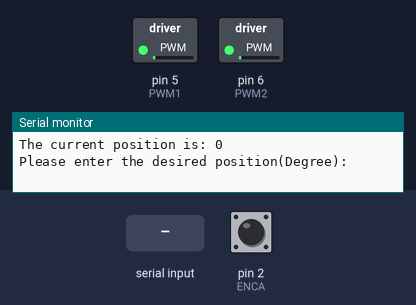
A sketch run on a simulated Arduino Uno, built with avr-gcc and run on an emulated ATmega328P. Shown: switched loads named in the sketch (green lamp = pin HIGH), the last lines printed to the serial monitor. The test bench sets the inputs (shaded band); at power-on: pin 2 (ENCA) HIGH.

Above: at 2.2 s.
2.3 s: "90,45\n" received over Serial
At 3.6 s:
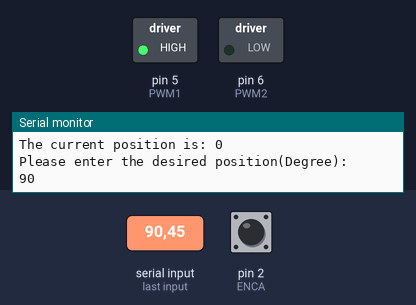
Timing chart, 0 to 5.3 s (numbered marks = the images above; inputs shaded):
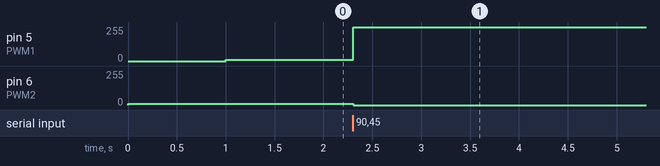

The sketch:

exercise1.ino
```cpp
// (C) Jessie Johnsson, Yingchao Ji, group: 10 (2024)
// Work package 6
// Exercise 1
// Submission code: 145637

#define ENCA 2   //define the pin for ENCA
#define ENCB 3    //define the pin for ENCB
#define PWM1 5    //define the pin for  PWM1
#define PWM2 6    //define the pin for   PWM2

//initiaize varaibles for the encoder postion and motor control

int pos = 0; // Position in ticks
int deg = 0; // Position in degrees

int degtarget = 0; // Target position in degrees

int speed = 0; // Desired motor speed

// controller parmeters
int kp = 5; // Proportional constant for controller (tuning parameter)
int u_out = 0; // output of controller

int e = 0; // error
int a = 0; // a-encoder signal
int b = 0; // b-encoder signal

void setup() {

  Serial.begin(9600); // start serila communication

  pinMode(ENCA,INPUT_PULLUP);  //set ENCA as input with pull-up resistors
  pinMode(ENCB,INPUT_PULLUP);  //set ENCB  as input with pull-up resistors

  pinMode(PWM1,OUTPUT);  //set PWM1 pins as output
  pinMode(PWM2,OUTPUT);  //set PWM2 pins as output
  // Attach an interrupt to ENCA pin to read encoder position on state change
  attachInterrupt(digitalPinToInterrupt(ENCA), ISR_readEncoder, RISING);

 // start the motor, but not to zero because then TinkerCad dies....
  analogWrite(PWM2, 10);  // read pwm2
  delay(1000); // TinkerCad...bug
  analogWrite(PWM1, 10);  // read pwm1
}

void loop() {


  // Check if motor rotated all the way around, and reset counter
    if (pos > 2299  ){   // if pos is great 2299
      pos = 0;  // pos equal 0
    }

  if(pos <-2299){  // if pos is less than -2299
  pos = 0;          // pos equal 0
  }
  if(deg>359 || deg <-359){   //reset degree count after a full rotation
  deg = 0;        // degree  equal 0
  }

  // Print current position
  Serial.print("The current position is: ");
  Serial.print(deg);  // output degree
  Serial.print("\n");

  // Get input
  degtarget = getInput()+deg;

  // Calculate initial error
  e = degtarget - deg;

  // Loop until error is zero
  while(e){

    // Map current position into degrees
    deg = map(pos,0,2299,0,360);

  	// Get necessary speed signal
  	speed = getAction(e);

  	// Send speed signal to motor
    // Rotating clockwise
    if(speed >= 0){
    	if (speed < 100) // motor does not react with too low inputs
      	speed = 100;    // speed will equal 100
      analogWrite(PWM2, 0);    // read PWM2 as 0
      analogWrite(PWM1, speed);  // read PWM1  with speed
  	}

    // Rotating counter-clockwise
  	else{
    	if (-speed < 100) // motor does not react with too low inputs
      	speed = -100;    // speed equal -100
      analogWrite(PWM1, 0);  //  read pwm1 as 0
      analogWrite(PWM2, -speed);   //read pwm2 as -speed
    }

    // Calculate new error
  	e = degtarget - deg;
  }

   if (e == 0) { // if error is 0
    //stop the motor from continously rotating
  	analogWrite(PWM1, 10);
    delay(200);
    analogWrite(PWM2, 10);
  }

}

int getInput(){  // Function to read target position from serial input

  int ready = 0;  // flag to check if input is ready
  char buf[4];   // buffer to store input characters
  int input = -1;  // vaiable to store the converted input value

  Serial.print("Please enter the desired position(Degree): \n");

  while(!ready){  // loop until input is received
    ready = Serial.readBytes(buf,4);  // read up to 4 bytes from serila input into buffer
    input = atoi(&buf[0]);   // convert the input string to an integer
  }
 	Serial.println(input);  // print out the input
  return input;   // return input
}
// Function to calculate the action (motor speed) based on the error between target and current position.
int getAction(int error){

  u_out = kp * error;  // Calculate controller output
  if (u_out > 254){ //u_out cannot be more than 255...
  	return 255;    // return the value
  }
  else if (u_out < -254){ //...or less than -254
    return -255;    // return the value
  }
  else
     return u_out;   // return the value
}
// Interrupt Service Routine to read the encoder signals and update position
void ISR_readEncoder(){
  int a = digitalRead(ENCA);  // Read the current state of encoder pin a
  int b = digitalRead(ENCB);   // Read the current state of encoder pin b
  if (a > b) {    // if a sihnals is great b
    pos++; //  increment this direction  CW
  } else {
    pos--; // decrement  this direction  CCW
  }

}
```

Measured:
- after the input at 2.3 s, pin 5 (PWM1): 10/255 → 255/255 at once; pin 6 (PWM2): 10/255 → 0/255 at once
